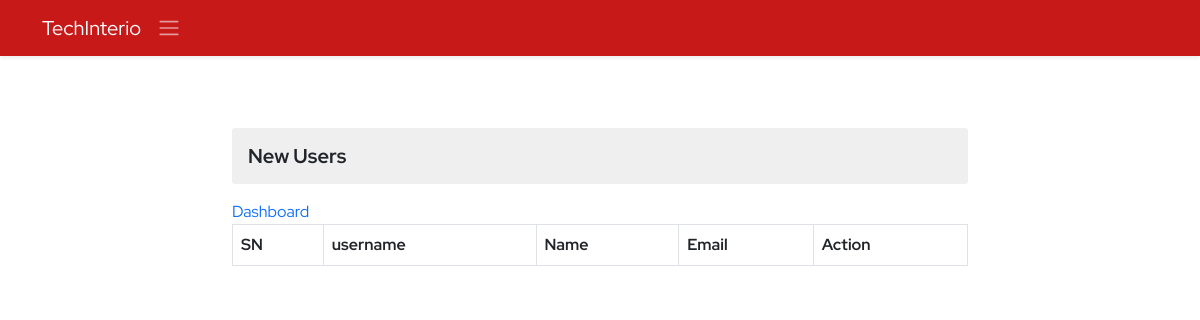
/ems/new-users/ (signed in), run on an earlier commit of the app's database.
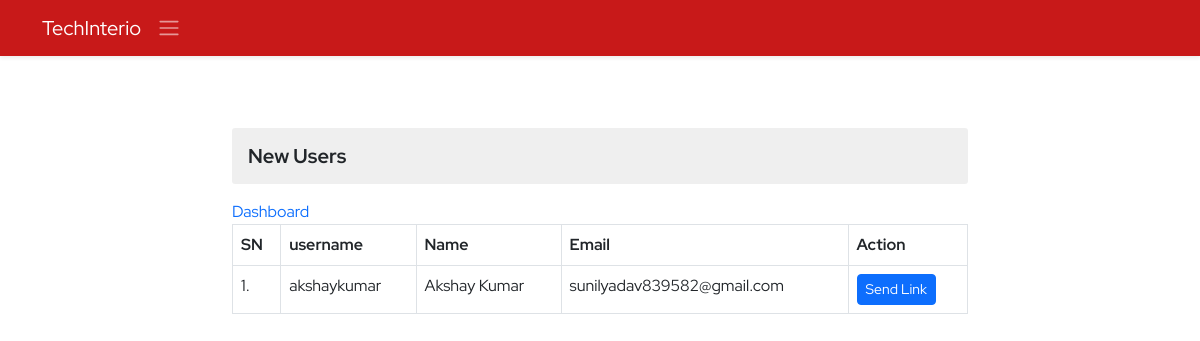
And on a later commit of the database.
### ems/models.py (models this page shows, shortened)
class Newuser(models.Model):
    user=models.OneToOneField(User,on_delete=models.CASCADE)
    token=models.CharField(max_length=40)
    completed=models.BooleanField(default=False)

### ems/views.py (the view)
# urls.py: path('new-users/',newUsers,name='new-users'),
@login_required()
def newUsers(request):
    if request.user.is_superuser:
        context={}
        try:
            newusers=Newuser.objects.filter(completed=False)
            context['newusers']=newusers
        except Exception as e:
            print("New Users Exception : ",e)
        return render(request,'ems/new_users.html',context)
    else:
        messages.warning(request,"You don't have Permissions!")
        return redirect("ems:ems")

### ems/templates/ems/new_users.html (shortened to what this page needs)
{% extends './base.html' %}
{% load static %}
{% block body %}
<section class="py-5">
    <div class="container">
        <div class="row d-flex justify-content-center align-items-center">
            <div class="col-8">
                <h3 class="my-3 derpartment-title">New Users</h3>
                <a href="{% url 'ems:ems' %}" class="mb-2">Dashboard</a>
                <table class="table table-bordered newuser-table">
                  <tr>
                    <th>SN</th>
                    <th>username</th>
                    <th>Name</th>
                    <th>Email</th>
                    <th>Action</th>
                  </tr>
                  {% for newuser in newusers %}
                  <tr>
                    <td>{{forloop.counter}}.</td>
                    <td>{{newuser.user.username}}</td>
                    <td>{{newuser.user.get_full_name}}</td>
                    <td>{{newuser.user.email}}</td>
                    <td><a href="{% url 'ems:send-verification-mail' newuser.user.username %}" class="btn btn-primary btn-sm">Send Link</a></td>
                  </tr>
                  {% endfor %}
                </table>
            </div>
        </div>
    </div>
</section>
{% endblock body %}

What changed in the data, as far as the page shows it:
added Newuser: user.username "akshaykumar", user.get_full_name "Akshay Kumar", user.email "sunilyadav839582@gmail.com"
